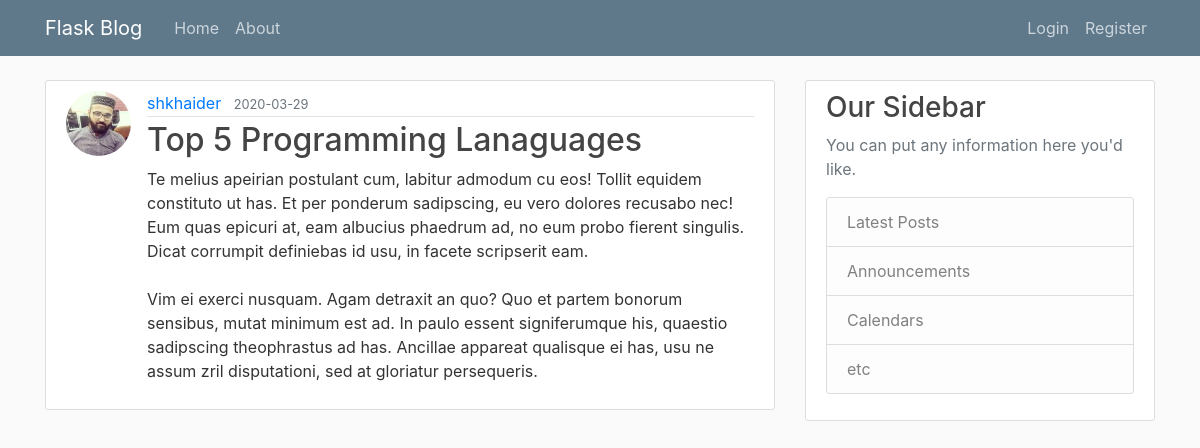
Before: /post/4 with the older database file.
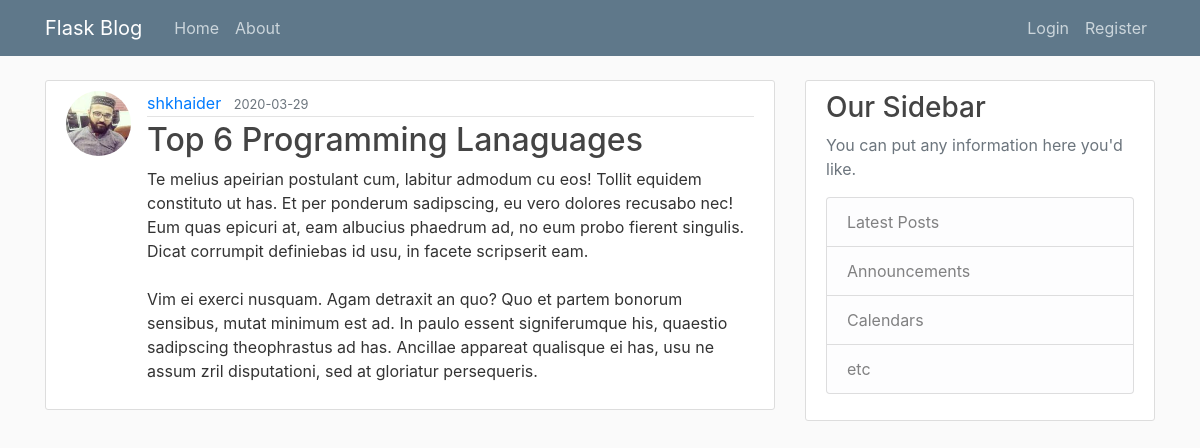
After: the same page with the newer database file.
### myApp/models.py (models this page shows, shortened)
class Post(db.Model):
    id = db.Column(db.Integer, primary_key=True)
    title = db.Column(db.String(100), nullable=False)
    date_posted = db.Column(db.DateTime, nullable=False, default=datetime.utcnow)
    content = db.Column(db.Text, nullable=False)
    user_id = db.Column(db.Integer, db.ForeignKey('user.id'), nullable=False)

### myApp/posts/routes.py (the view)
@posts.route("/post/<int:post_id>")
def post(post_id):
    post = Post.query.get_or_404(post_id)
    return render_template('post.html', title=post.title, post=post)

### myApp/templates/post.html (shortened to what this page needs)
{% extends "layout.html" %}
{% block content %}
    <article class="media content-section">
        <img src="{{ url_for('static', filename='profile_pics/' + post.author.image_file) }}" alt="" class="rounded-circle article-img">
        <div class="media-body">
            <div class="article-metadata">
                <a class="mr-2" href="{{ url_for('users.user_post', username=post.author.username) }}">{{ post.author.username }}</a>
                <small class="text-muted">{{ post.date_posted.strftime('%Y-%m-%d') }}</small>
            </div>
            <h2 class="article-title">{{ post.title }}</h2>
            <p class="article-content">{{ post.content }}</p>
        </div>
    </article>
{% endblock content %}

Changed rows visible on the page:
changed Post: title "Top 5 Programming Lanaguages" → "Top 6 Programming Lanaguages"
